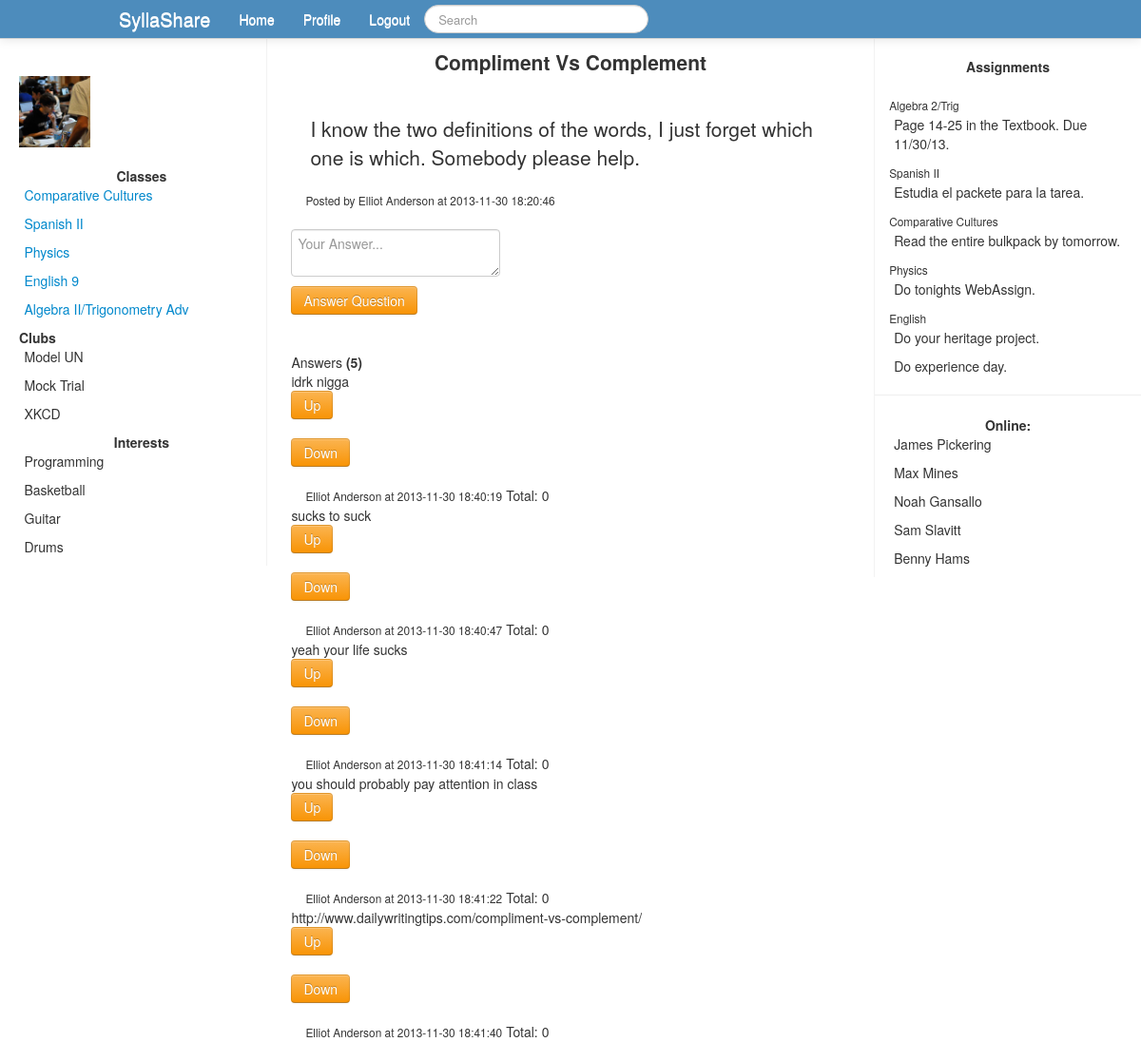
Page /question.php?id=2 (signed in) on the committed database.
### tables this page shows
CREATE TABLE `class` (
  `id` int(11) NOT NULL AUTO_INCREMENT,
  `classid` int(11) NOT NULL,
  `userid` int(11) NOT NULL,
  PRIMARY KEY (`id`)
);

CREATE TABLE `classes` (
  `id` int(11) NOT NULL AUTO_INCREMENT,
  `name` varchar(60) NOT NULL,
  PRIMARY KEY (`id`)
);

CREATE TABLE `forumposts` (
  `id` int(11) NOT NULL AUTO_INCREMENT,
  `poster` int(11) NOT NULL,
  `classid` int(11) NOT NULL,
  `question` varchar(200) NOT NULL,
  `content` varchar(5000) NOT NULL,
  `timeposted` datetime NOT NULL,
  PRIMARY KEY (`id`)
);

CREATE TABLE `users` (
  `id` int(11) NOT NULL AUTO_INCREMENT,
  `firstname` varchar(40) NOT NULL,
  `lastname` varchar(40) NOT NULL,
  `email` varchar(255) NOT NULL,
  `password` varchar(36) NOT NULL,
  `activated` int(1) NOT NULL DEFAULT '0',
  `code` int(8) NOT NULL,
  `grade` int(2) NOT NULL,
  PRIMARY KEY (`id`)
);

CREATE TABLE `forumcomment` (
  `id` int(11) NOT NULL AUTO_INCREMENT,
  `userid` int(11) NOT NULL,
  `postid` int(11) NOT NULL,
  `content` varchar(500) NOT NULL,
  `timecomment` datetime NOT NULL,
  PRIMARY KEY (`id`)
);

### question.php (the view, shortened to what this page needs)
<?php
include_once('database.php');
$userid = $_SESSION['id'];
$questionid = $_GET['id'];
include_once('header.php');
?>
<div class="span6">
<?php
$getquestioninfo = "SELECT * FROM forumposts WHERE id=$questionid";
$getquestioninfor = mysqli_query($connect, $getquestioninfo);
while ($row = mysqli_fetch_assoc($getquestioninfor)){
	$poster = $row['poster'];
	$question = $row['question'];
	$content = $row['content'];
	$timeposted = $row['timeposted'];
}
$getposterinfo = "SELECT firstname,lastname FROM users WHERE id=$poster";
$getposterinfor = mysqli_query($connect, $getposterinfo);
while ($row = mysqli_fetch_assoc($getposterinfor)){
	$firstname = $row['firstname'];
	$lastname = $row['lastname'];
	$poster = $firstname.' '.$lastname;
}
echo '<center><h1 class="lead"><b>'.$question.'</b></h1><br /></center>';
echo '<p class="lead">'.$content.'</p><small>Posted by '.$poster.' at '.$timeposted.'</small><br />';
echo '<br />';
echo '<form action="question.php?id='.$questionid.'" method="POST">
<textarea name="comment" placeholder="Your Answer..." class="form-control"></textarea><br />
<input type="submit" value="Answer Question" class="btn btn-warning" /></form>';
$getcomments = "SELECT * FROM forumcomment WHERE postid=$questionid";
$runcomments = mysqli_query($connect, $getcomments);
echo '<br />Answers <b>('.mysqli_num_rows($runcomments).')</b><br />';
while ($row = mysqli_fetch_assoc($runcomments)){
	$cid = $row['id'];
	$cposter = $row['userid'];
	$ccontent = $row['content'];
	$ctime = $row['timecomment'];
	$getcuserinfo = "SELECT * FROM users WHERE id=$cposter";
	$getcuserinfor = mysqli_query($connect, $getcuserinfo);
	while ($row2 = mysqli_fetch_assoc($getcuserinfor)){
		$cfname = $row2['firstname'];
		$clname = $row2['lastname'];
		$cposter = $cfname.' '.$clname;
	}
	$ups = mysqli_query($connect, "SELECT * FROM up WHERE postid=$cid");
	$downs = mysqli_query($connect, "SELECT * FROM down WHERE postid=$cid");
	$total = mysqli_num_rows($ups) - mysqli_num_rows($downs);
	echo $ccontent.'<form action="up.php?id='.$cid.'" method="POST">
	 <input type="hidden" name="pageid" value="'.$questionid.'" />
	 <input type="submit" value="Up" class="btn btn-warning" />
	 </form>
	 <form action="down.php?id='.$cid.'" method="POST">
	<input type="hidden" name="pageid" value="'.$questionid.'" />
	 <input type="submit" value="Down" class="btn btn-warning" />
	 </form> <small>'.$cposter.' at '.$ctime.'</small> Total: '.$total.'<br />';
}
?>
</div>
<?php
include_once('rightbar.php');
?>

### header.php (shortened to what this page needs)
<!DOCTYPE html>
<html lang="en">
<head>
<link href="css/bootstrap.min.css" rel="stylesheet" />
</head>
<body>
<div class="navbar navbar-fixed-top" >
	<div class="navbar-inner">
		<div class="container" >
			<ul class="nav">
				<li>
					<a class="brand" href="#">SyllaShare</a>
				</li>
				<?php
				if (!isset($_SESSION['id'])){
					?>
					<form action="login.php" method="POST" class="navbar-form pull-left">
						<input type="email" name="logemail" placeholder="Email" />
						<input type="password" name="logpassword" placeholder="Password" />
						<input type="submit" value="Log In" />
					</form>
					<?
				} else {
				?>
				<li><a href="home.php">Home</a></li>
				<li><a href="#">Profile</a></li>
				<form class="navbar-search pull-right">
					<input type="text" class="search-query" name="q" placeholder="Search" />
				</form>
				<li><a href="logout.php">Logout</a></li>
				<? }?>
			</ul>
		</div>
	</div>
</div>
<?
if (isset($_SESSION['id'])){
	?>
<br /><br />
<div class="row-fluid" style="height: 100%;">
<div class="span3" style="padding-left: 20px; padding-right: 2px; border-right: 1px solid #f2f2f2;">
<div class="innercontent" >
<br />
<p class="lead">
<div id="pic-right" style="float: right;padding-right: 35px; padding-top: 50px; position: relative; ">
</div>
<div class="pic-left" style="position: relative;" >
<img src="propic.jpg" height="75" width="75" />
</div>
<br />
<center>
<b>Classes</b><br />
</center>
<?php
$getclasses = "SELECT * FROM class WHERE userid=$userid";
$runclasses = mysqli_query($connect, $getclasses);
while ($row = mysqli_fetch_assoc($runclasses)){
	$classid = $row['classid'];
	$getclassinfo = "SELECT name FROM classes WHERE id=$classid";
	$runclassinfo = mysqli_query($connect, $getclassinfo);
	while ($row2 = mysqli_fetch_assoc($runclassinfo)){
		$classname = $row2['name'];
	}
	echo '<span class="spanright"><a href="class.php?id='.$classid.'">'.$classname.'</a></span><br />';
}
?>
<b>Clubs</b><br />
<span class="spanright">Model UN</span><br />
<span class="spanright">Mock Trial</span><br />
<span class="spanright">XKCD</span><br />
<br />
<center>
<b>Interests</b><br />
<span class="spanright">Programming</span><br />
<span class="spanright">Basketball</span><br />
<span class="spanright">Guitar</span><br />
<span class="spanright">Drums</span><br />
</center>
</p>
</div>
</div>
<?php
}
?>

### header.php (style rules this page uses)
.navbar-inner { background-color: #4d8cbc; background-image: none; color: #FFFFFF; }
.navbar .nav > li > a { color: #FFFFFF; }
.spanright { text-align: left; padding-right: 4px; }

### rightbar.php (style rules this page uses)
small { padding-left: 15px; }
p { padding-left: 20px; }

### rows in the picture
class: classid.name "Comparative Cultures"
class: classid.name "Spanish II"
class: classid.name "Physics"
class: classid.name "English 9"
class: classid.name "Algebra II/Trigonometry Adv"
forumposts: question "Compliment Vs Complement", content "I know the two definitions of the words, I just forget which one is which. Somebody please help.", timeposted "2013-11-30 18:20:46"
users: poster "Elliot Anderson"
forumcomment: content "idrk nigga", userid.lastname "Elliot Anderson", timecomment "2013-11-30 18:40:19", total "0"
forumcomment: content "sucks to suck", userid.lastname "Elliot Anderson", timecomment "2013-11-30 18:40:47", total "0"
forumcomment: content "yeah your life sucks", userid.lastname "Elliot Anderson", timecomment "2013-11-30 18:41:14", total "0"
forumcomment: content "you should probably pay attention in class", userid.lastname "Elliot Anderson", timecomment "2013-11-30 18:41:22", total "0"
forumcomment: content "http://www.dailywritingtips.com/compliment-vs-complement/", userid.lastname "Elliot Anderson", timecomment "2013-11-30 18:41:40", total "0"

### other values in the picture
mysqli_num_rows($runcomments) "5"
